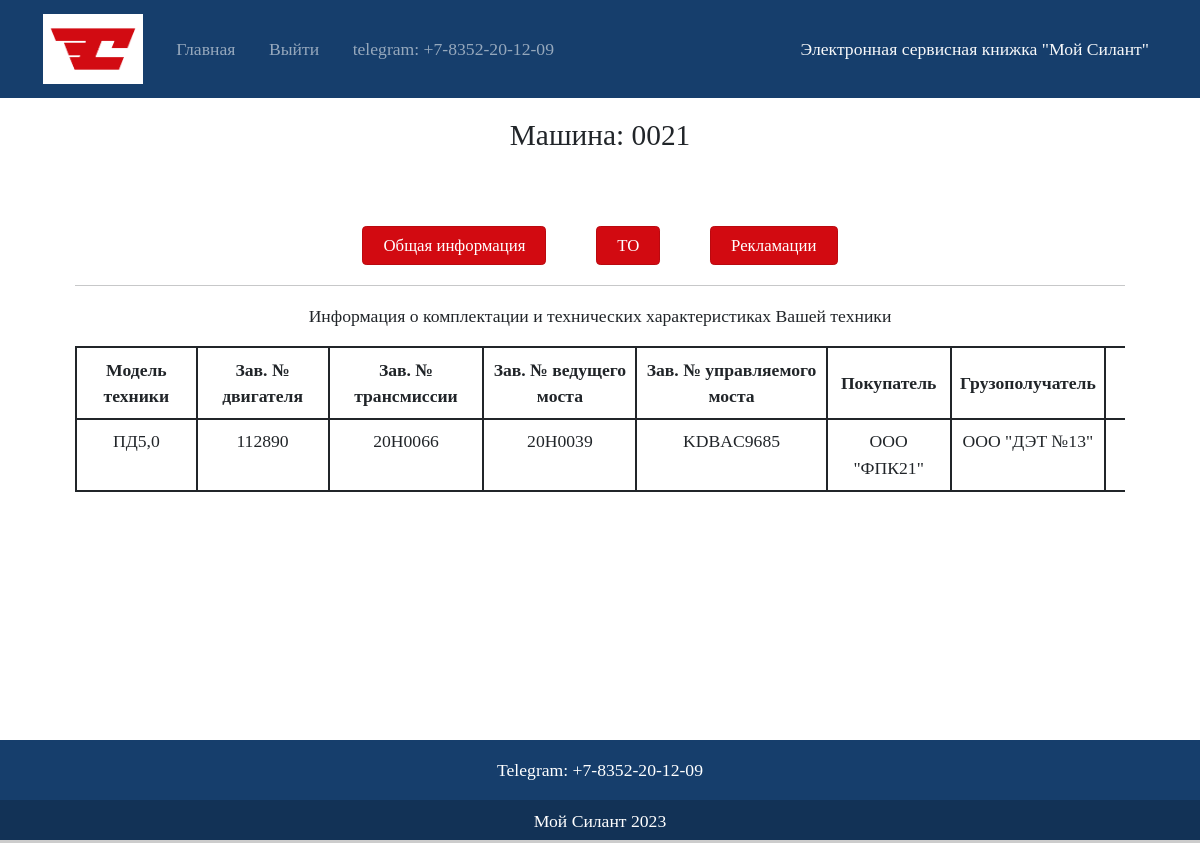
/8/ (signed in), run on the app's committed database.
### base/models.py (models this page shows, shortened)
class Machine(models.Model):
    number = models.CharField(max_length=50, unique=True, verbose_name='Зав. № машины')
    tech_model = models.ForeignKey('Spravochnik', on_delete=models.CASCADE,
                                   related_name='techs',
                                   limit_choices_to={'type_name': 'TC'},
                                   verbose_name='Модель техники')
    eng_model = models.ForeignKey('Spravochnik', on_delete=models.CASCADE,
                                  related_name='engines',
                                  limit_choices_to={'type_name': 'EN'},
                                  verbose_name='Модель двигателя')
    eng_num = models.CharField(max_length=50, unique=True, verbose_name='Зав. № двигателя')
    tran_model = models.ForeignKey('Spravochnik', on_delete=models.CASCADE,
                                   related_name='trans',
                                   limit_choices_to={'type_name': 'TR'},
                                   verbose_name='Модель трансмиссии')
    tran_num = models.CharField(max_length=50, unique=True, verbose_name='Зав. № трансмиссии')
    drive_axle = models.ForeignKey('Spravochnik', on_delete=models.CASCADE,
                                   related_name='drives',
                                   limit_choices_to={'type_name': 'DA'},
                                   verbose_name='Модель ведущего моста')
    drive_num = models.CharField(max_length=50, unique=True, verbose_name='Зав. № ведущего моста')
    steer_axle = models.ForeignKey('Spravochnik', on_delete=models.CASCADE,
                                   related_name='steers',
                                   limit_choices_to={'type_name': 'SA'},
                                   verbose_name='Модель управляемого моста')
    steer_num = models.CharField(max_length=50, unique=True, verbose_name='Зав. № управляемого моста')
    dogovor = models.CharField(max_length=126, verbose_name='Договор поставки №, дата')
    shipping_date = models.DateField(verbose_name='Дата отгрузки с завода')
    consumer = models.CharField(max_length=126, verbose_name='Грузополучатель (конечный потребитель)')
    address = models.CharField(max_length=126, verbose_name='Адрес поставки (эксплуатации)')
    package = models.TextField(default="Стандарт", verbose_name='Комплектация (доп. опции)')
    client = models.ForeignKey(UserProfile, on_delete=models.CASCADE,
                               related_name='clients',
                               limit_choices_to={'user__groups__name': 'Клиент'},
                               verbose_name='Клиент')
    service = models.ForeignKey('Spravochnik', on_delete=models.CASCADE,
                                related_name='service_machines',
                                limit_choices_to={'type_name': 'SR'},
                                verbose_name='Сервисная компания')
    class Meta:
        verbose_name = 'Машина'
        verbose_name_plural = 'Машины'

class Spravochnik(models.Model):
    TECHNIQUE = 'TC'
    ENGINE = 'EN'
    TRANSMISSION = 'TR'
    DRIVE_AXLE = 'DA'
    STEERING_AXLE = 'SA'
    TO_TYPE = 'TO'
    FAILURE = 'FT'
    RECOVERY = 'RE'
    SERVICE = 'SR'
    HANDBOOK_CHOICES = [
        (TECHNIQUE, 'Модель техники'),
        (ENGINE, 'Модель двигателя'),
        (TRANSMISSION, 'Модель трансмиссии'),
        (DRIVE_AXLE, 'Модель ведущего моста'),
        (STEERING_AXLE, 'Модель управляемого моста'),
        (TO_TYPE, 'Вид TO'),
        (FAILURE, 'Характер отказа'),
        (RECOVERY, 'Способ восстановления'),
        (SERVICE, 'Сервисная компания'),
    ]
    type_name = models.CharField(
        max_length=2,
        choices=HANDBOOK_CHOICES,
        default='Не указано',
        verbose_name='Название справочника'
    )
    name = models.CharField(max_length=256, db_index=True, verbose_name='Название')
    description = models.CharField(max_length=2000, default='Отсутствует', verbose_name='Описание')
    class Meta:
        verbose_name = 'Справочник'
        verbose_name_plural = 'Справочники'
    def __str__(self):
        return self.name

class UserProfile(models.Model):
    user = models.OneToOneField(User, on_delete=models.CASCADE, related_name='profile',)
    name = models.CharField(max_length=126,  verbose_name='Описание')
    class Meta:
        verbose_name = 'Профиль'
        verbose_name_plural = 'Профили'

### base/views.py (the view)
# urls.py: path('<int:pk>/', MachineDetailView.as_view(), name='machine'),
class MachineDetailView(LoginRequiredMixin, DetailView):
    model = Machine
    template_name = 'machine.html'
    context_object_name = 'machine'
    def get_context_data(self, **kwargs):
        context = super().get_context_data(**kwargs)
        context['to_list'] = TO.objects.filter(machine=self.get_object())
        context['reclam_list'] = Reclamation.objects.filter(machine=self.get_object())
        if self.request.user.groups.filter(name='Клиент').exists():
            context['is_client'] = True
        else:
            context['is_client'] = False
        return context

### templates/machine.html (shortened to what this page needs)
{% extends 'layout.html' %}
{% load static %}
{% block content %}
<div class="container">
    <div class="head-container">
        <h3>Машина: {{machine.number}}</h3>
        <div class="buttons">
            <button onclick="myFunction1()" class="btn btn-primary"> Общая информация </button>
            <button onclick="myFunction2()" class="btn btn-primary"> ТО </button>
            <button onclick="myFunction3()" class="btn btn-primary"> Рекламации </button>
        </div>
        <hr>
    </div>
    <div class="info-container">
        <p> Информация о комплектации и технических характеристиках Вашей техники</p>
        <div id="machineInfo" class="scroll-table">
            <table class="table table-bordered">
                <thead>
                <tr>
                    <th>Модель техники</th>
                    <th>Зав. № двигателя</th>
                    <th>Зав. № трансмиссии</th>
                    <th>Зав. № ведущего моста</th>
                    <th>Зав. № управляемого моста</th>
                    <th>Покупатель</th>
                    <th>Грузополучатель</th>
                    <th>Адрес поставки</th>
                </tr>
                </thead>
                <tbody>
                <tr>
                    <td class="selected">
                        <a class="ref text-dark" href="{% url 'sprav' machine.tech_model.id %}">{{ machine.tech_model }}</a>
                    </td>
                    <td class="selected">
                        <a class="ref text-dark" href="{% url 'sprav' machine.eng_model.id %}"> {{ machine.eng_num }}</a>
                    </td>
                    <td class="selected">
                        <a class="ref text-dark" href="{% url 'sprav' machine.tran_model.id %}">{{ machine.tran_num }}</a>
                    </td>
                    <td class="selected">
                        <a class="ref text-dark" href="{% url 'sprav' machine.drive_axle.id %}">{{ machine.drive_num }}</a>
                    </td>
                    <td class="selected">
                        <a class="ref text-dark" href="{% url 'sprav' machine.steer_axle.id %}">{{ machine.steer_num }}</a>
                    </td>
                    <td>{{ machine.client.name }}</td>
                    <td>{{ machine.consumer }}</td>
                    <td>{{ machine.address }}</td>
                </tr>
                </tbody>
            </table>
        </div>
    </div>
</div>
{% endblock content %}

### templates/layout.html (shortened to what this page needs)
<!DOCTYPE html>
<html lang="en">
    <head>
        {% load static %}
        <link href="https://cdn.jsdelivr.net/npm/bootstrap@5.1.3/dist/css/bootstrap.min.css" rel="stylesheet">
        <link href="{% static 'css/custom.css' %}" rel="stylesheet" type="text/css">
    </head>
    <body>
    <div class="wrapper">
        <nav class="navbar navbar-expand-lg navbar-dark static-top">
           <div class="container">
               <a class="navbar-brand" href="/">
                   <img width="100" src="{% static 'images/logo.jpg' %}" >
               </a>
               <div class="collapse navbar-collapse" id="navbarResponsive">
                   <ul class="navbar-nav ml-auto">
                       <li class="nav-item">
                           <a class="nav-link m-2" href="/">Главная</a>
                       </li>
                       <li class="nav-item">
                           {% if request.user.is_authenticated %}
                              <a class="nav-link m-2" href="/accounts/logout/">Выйти</a>
                           {% else %}
                              <a class="nav-link m-2" href="/accounts/login/">Авторизация</a>
                           {% endif %}
                       </li>
                       <li class="nav-item">
                           <p class="nav-link m-2" >telegram: +7-8352-20-12-09</p>
                       </li>
                   </ul>
               </div>
               <div>
                   <p class="text-light m-2">Электронная сервисная книжка "Мой Силант"</p>
               </div>
           </div>
        </nav>
        <div class="main-info container">
           <div class="row">
               <div class="col-lg-12 text-center">
                   {% block content %}
                   {% endblock content %}
               </div>
           </div>
        </div>
    </div>
        <footer class="text-center text-white">
          <div class="container p-2">
            <section class="m-2">
                <p style="margin: 0;">
                Telegram: +7-8352-20-12-09
              </p>
            </section>
          </div>
          <div class="text-center p-2" style="background-color: rgba(0, 0, 0, 0.2);">
            Мой Силант 2023
          </div>
        </footer>
    </body>
</html>

### static/static_files/css/custom.css (style rules this page uses)
.table { border-color: #212529; width: 1500px; }
.table-bordered>thead>tr>th { border-width: 2px; vertical-align: middle; }
.table-bordered>tbody>tr>td { border-width: 2px; }
.scroll-table { max-width: 1500px; overflow: scroll; }
html, body { height: 100%; margin: 0; font-family: "PT-Astra-Sans"; font-weight: 500; font-size: 1.05rem; }
.wrapper { min-height: 100%; }
.main-info { padding: 20px; padding-bottom: 100px; }
footer { background-color: #163E6C; height: 100px; margin-top: -60px; }
.ref { text-decoration: none; color: #163E6C; }
.buttons { margin-top: 70px;; margin-right: auto; margin-left: auto; width: 50%; display: flex; justify-content: space-around; }
.btn { padding: 6px 20px; margin: 3px; }
nav { background-color: #163E6C; }
.btn-primary { background-color: #D20A11; border-color: #ba090f; }

### data on the page
Machine: number "0021", tech_model "ПД5,0", eng_num "112890", tran_num "20H0066", drive_num "20H0039", steer_num "KDBAC9685", client.name "ООО \"ФПК21\"", consumer "ООО \"ДЭТ №13\""
